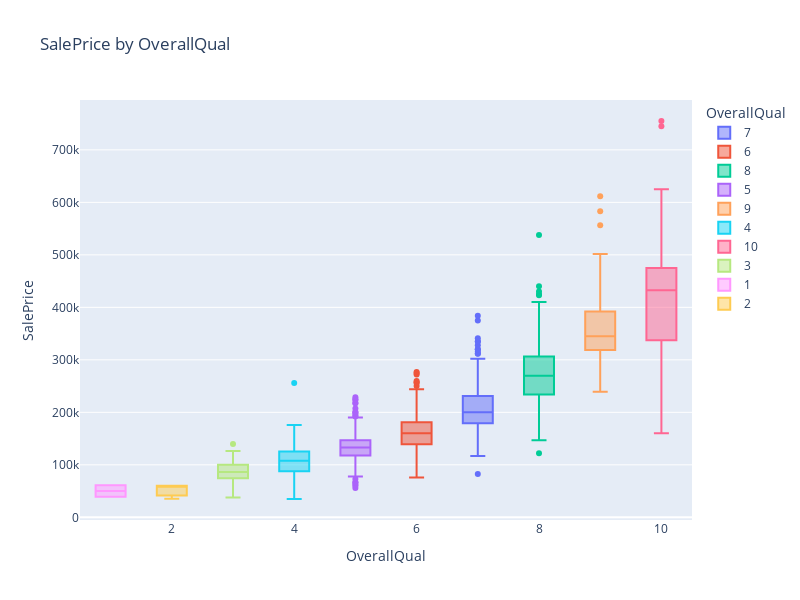

Notebook cell for this chart:
### Code cell
px.box(train, x="OverallQual", y="SalePrice", color="OverallQual",
       title="SalePrice by OverallQual", width=800, height=600)

### Figure 1 — Plotly figure (JSON) as saved in the notebook; plotly's stock layout.template omitted (floating-point values rounded to 4 significant figures; data arrays with more than 128 entries replaced by an {"elided": "..."} marker saying what was removed)
{"data": [{"alignmentgroup": "True", "hovertemplate": "OverallQual=%{x}<br>SalePrice=%{y}<extra></extra>", "legendgroup": "7", "marker": {"color": "#636efa"}, "name": "7", "notched": false, "offsetgroup": "7", "orientation": "v", "showlegend": true, "type": "box", "x": {"elided": "319 int values"}, "x0": " ", "xaxis": "x", "y": {"elided": "319 int values"}, "y0": " ", "yaxis": "y"}, {"alignmentgroup": "True", "hovertemplate": "OverallQual=%{x}<br>SalePrice=%{y}<extra></extra>", "legendgroup": "6", "marker": {"color": "#EF553B"}, "name": "6", "notched": false, "offsetgroup": "6", "orientation": "v", "showlegend": true, "type": "box", "x": {"elided": "374 int values"}, "x0": " ", "xaxis": "x", "y": {"elided": "374 int values"}, "y0": " ", "yaxis": "y"}, {"alignmentgroup": "True", "hovertemplate": "OverallQual=%{x}<br>SalePrice=%{y}<extra></extra>", "legendgroup": "8", "marker": {"color": "#00cc96"}, "name": "8", "notched": false, "offsetgroup": "8", "orientation": "v", "showlegend": true, "type": "box", "x": {"elided": "168 int values"}, "x0": " ", "xaxis": "x", "y": {"elided": "168 int values"}, "y0": " ", "yaxis": "y"}, {"alignmentgroup": "True", "hovertemplate": "OverallQual=%{x}<br>SalePrice=%{y}<extra></extra>", "legendgroup": "5", "marker": {"color": "#ab63fa"}, "name": "5", "notched": false, "offsetgroup": "5", "orientation": "v", "showlegend": true, "type": "box", "x": {"elided": "397 int values"}, "x0": " ", "xaxis": "x", "y": {"elided": "397 int values"}, "y0": " ", "yaxis": "y"}, {"alignmentgroup": "True", "hovertemplate": "OverallQual=%{x}<br>SalePrice=%{y}<extra></extra>", "legendgroup": "9", "marker": {"color": "#FFA15A"}, "name": "9", "notched": false, "offsetgroup": "9", "orientation": "v", "showlegend": true, "type": "box", "x": [9, 9, 9, 9, 9, 9, 9, 9, 9, 9, 9, 9, 9, 9, 9, 9, 9, 9, 9, 9, 9, 9, 9, 9, 9, 9, 9, 9, 9, 9, 9, 9, 9, 9, 9, 9, 9, 9, 9, 9, 9, 9, 9], "x0": " ", "xaxis": "x", "y": [345000, 277500, 319900, 385000, 412500, 501837, 415298, 360000, 342643, 377426, 266000, 437154, 318061, 394432, 380000, 326000, 374000, 446261, 315000, 325000, 313000, 314813, 370878, 285000, 320000, 264132, 485000, 582933, 350000, 328900, 611657, 320000, 239000, 395192, 315500, 556581, 335000, 367294, 378500, 325000, 333168, 315000, 377500], "y0": " ", "yaxis": "y"}, {"alignmentgroup": "True", "hovertemplate": "OverallQual=%{x}<br>SalePrice=%{y}<extra></extra>", "legendgroup": "4", "marker": {"color": "#19d3f3"}, "name": "4", "notched": false, "offsetgroup": "4", "orientation": "v", "showlegend": true, "type": "box", "x": [4, 4, 4, 4, 4, 4, 4, 4, 4, 4, 4, 4, 4, 4, 4, 4, 4, 4, 4, 4, 4, 4, 4, 4, 4, 4, 4, 4, 4, 4, 4, 4, 4, 4, 4, 4, 4, 4, 4, 4, 4, 4, 4, 4, 4, 4, 4, 4, 4, 4, 4, 4, 4, 4, 4, 4, 4, 4, 4, 4, 4, 4, 4, 4, 4, 4, 4, 4, 4, 4, 4, 4, 4, 4, 4, 4, 4, 4, 4, 4, 4, 4, 4, 4, 4, 4, 4, 4, 4, 4, 4, 4, 4, 4, 4, 4, 4, 4, 4, 4, 4, 4, 4, 4, 4, 4, 4, 4, 4, 4, 4, 4, 4, 4, 4, 4], "x0": " ", "xaxis": "x", "y": [90000, 68500, 40000, 82000, 113000, 80000, 129500, 91000, 135750, 136500, 123600, 109900, 94750, 128950, 100000, 100000, 115000, 103200, 140000, 141000, 107000, 97000, 141000, 88000, 82500, 82000, 134432, 100000, 150000, 109008, 81000, 118000, 256000, 89471, 86000, 34900, 106250, 86000, 111250, 108000, 108000, 133000, 118500, 75500, 84500, 108000, 137500, 137500, 87000, 55000, 102776, 129000, 124500, 135000, 120500, 103000, 98000, 96500, 102000, 107900, 109900, 93000, 128000, 129000, 132250, 118500, 106500, 110000, 75000, 135000, 79900, 150000, 135000, 85500, 110000, 121600, 88000, 176000, 84000, 97000, 80000, 84900, 83500, 128000, 112000, 115000, 135000, 80000, 108959, 168000, 148000, 116050, 107000, 113000, 145000, 80500, 101800, 161500, 68400, 119000, 111000, 82500, 55000, 100000, 52500, 123000, 108500, 104900, 105000, 125500, 125500, 90000, 122500, 64500, 120500, 112000], "y0": " ", "yaxis": "y"}, {"alignmentgroup": "True", "hovertemplate": "OverallQual=%{x}<br>SalePrice=%{y}<extra></extra>", "legendgroup": "10", "marker": {"color": "#FF6692"}, "name": "10", "notched": false, "offsetgroup": "10", "orientation": "v", "showlegend": true, "type": "box", "x": [10, 10, 10, 10, 10, 10, 10, 10, 10, 10, 10, 10, 10, 10, 10, 10, 10, 10], "x0": " ", "xaxis": "x", "y": [438780, 475000, 386250, 426000, 555000, 402861, 184750, 325000, 451950, 755000, 385000, 337500, 625000, 745000, 465000, 160000, 466500, 310000], "y0": " ", "yaxis": "y"}, {"alignmentgroup": "True", "hovertemplate": "OverallQual=%{x}<br>SalePrice=%{y}<extra></extra>", "legendgroup": "3", "marker": {"color": "#B6E880"}, "name": "3", "notched": false, "offsetgroup": "3", "orientation": "v", "showlegend": true, "type": "box", "x": [3, 3, 3, 3, 3, 3, 3, 3, 3, 3, 3, 3, 3, 3, 3, 3, 3, 3, 3, 3], "x0": " ", "xaxis": "x", "y": [107400, 85000, 76500, 126175, 87500, 120000, 67000, 52000, 93500, 37900, 91000, 82000, 139600, 81000, 92900, 95000, 72500, 79000, 58500, 105000], "y0": " ", "yaxis": "y"}, {"alignmentgroup": "True", "hovertemplate": "OverallQual=%{x}<br>SalePrice=%{y}<extra></extra>", "legendgroup": "1", "marker": {"color": "#FF97FF"}, "name": "1", "notched": false, "offsetgroup": "1", "orientation": "v", "showlegend": true, "type": "box", "x": [1, 1], "x0": " ", "xaxis": "x", "y": [61000, 39300], "y0": " ", "yaxis": "y"}, {"alignmentgroup": "True", "hovertemplate": "OverallQual=%{x}<br>SalePrice=%{y}<extra></extra>", "legendgroup": "2", "marker": {"color": "#FECB52"}, "name": "2", "notched": false, "offsetgroup": "2", "orientation": "v", "showlegend": true, "type": "box", "x": [2, 2, 2], "x0": " ", "xaxis": "x", "y": [60000, 35311, 60000], "y0": " ", "yaxis": "y"}], "layout": {"boxmode": "overlay", "height": 600, "legend": {"title": {"text": "OverallQual"}, "tracegroupgap": 0}, "title": {"text": "SalePrice by OverallQual"}, "width": 800, "xaxis": {"anchor": "y", "categoryarray": [7, 6, 8, 5, 9, 4, 10, 3, 1, 2], "categoryorder": "array", "domain": [0, 1], "title": {"text": "OverallQual"}}, "yaxis": {"anchor": "x", "domain": [0, 1], "title": {"text": "SalePrice"}}}}
